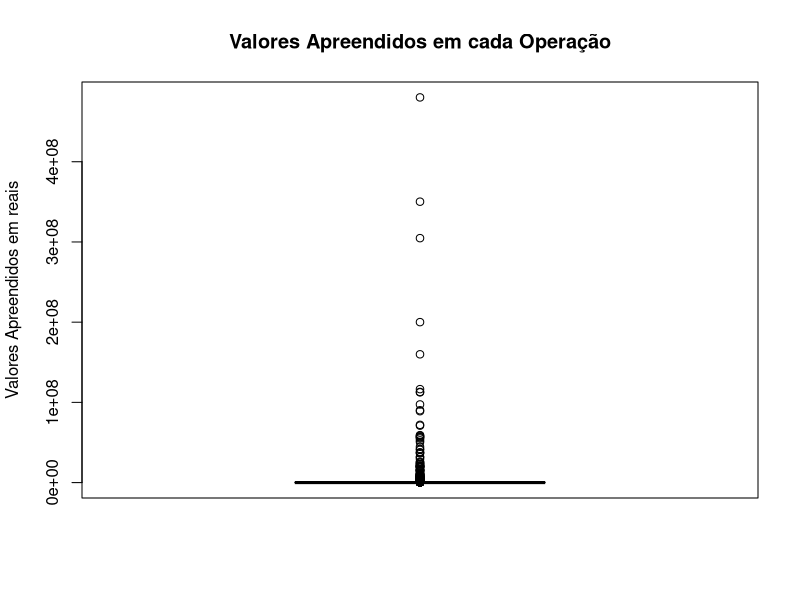
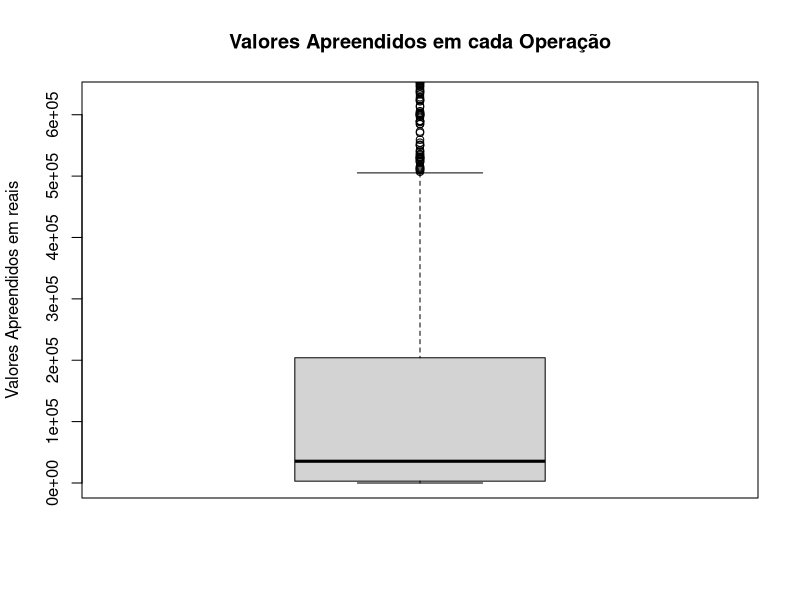

Write the R code that produced these figures, in order.
dados <- read.csv("operacoes.csv")

# Transformar os valores da variável Qtd.Valores.Apreendidos para número
valores <- gsub("R\\$|\\.", "", dados$Qtd.Valores.Apreendidos) # Remove "R$" e pontos
valores <- gsub(",", ".", valores) # Substitui a vírgula por ponto
valores <- as.numeric(valores) # Converte para numérico
valores <- valores[!is.na(valores)]  # Retira todos NA

# Plotar gráfico de caixas
boxplot(valores, main = "Valores Apreendidos em cada Operação",
        ylab = "Valores Apreendidos em reais")

# Plotar gráfico de caixas com foco entre 5% e 87% dos dados para melhor vizualização
boxplot(valores, main = "Valores Apreendidos em cada Operação",
        ylab = "Valores Apreendidos em reais",
        ylim = quantile(valores, probs = c(0.05, 0.87)))
